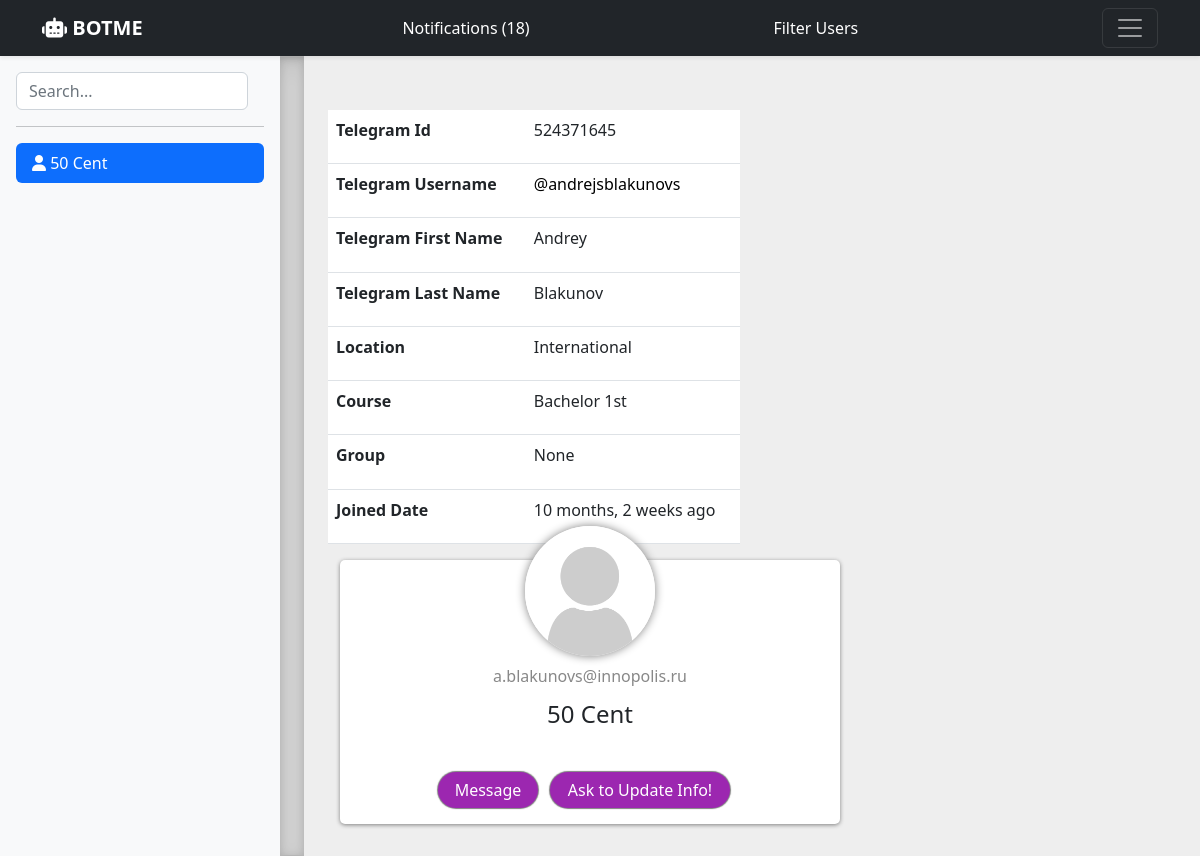
/profile/6 (signed in), run on the app's committed database.
### contact/models.py (models this page shows, shortened)
class User(AbstractBaseUser, PermissionsMixin):
    Bs_1 = 'Bachelor 1st'
    Bs_2 = 'Bachelor 2nd'
    Bs_3 = 'Bachelor 3rd'
    Bs_4 = 'Bachelor 4th'
    Ms_1 = 'Master 1st'
    Ms_2 = 'Master 2nd'
    Phd = 'Phd'
    CHOICES = (
        (Bs_1, 'Bachelor 1st'),
        (Bs_2, 'Bachelor 2nd'),
        (Bs_3, 'Bachelor 3rd'),
        (Bs_4, 'Bachelor 4th'),
        (Ms_1, 'Master 1st'),
        (Ms_2, 'Master 2nd'),
        (Phd, 'Phd')
    )
    INTERNATIONAL = "International"
    CIS = "CIS"
    RUSSIAN = "Russian"
    LOCATIONS = (
        (INTERNATIONAL, 'International'),
        (CIS, "CIS"),
        (RUSSIAN, "Russian")
    )
    username = models.CharField(max_length=50, unique=True)
    telegram_username = models.CharField(max_length=250, null=True, blank=True)
    email = models.EmailField(max_length=250, unique=True, null=True, blank=True)
    inno_email = models.EmailField(max_length=250, unique=True, null=True, blank=True)
    first_name = models.CharField(max_length=30, blank=True, null=True)
    last_name = models.CharField(max_length=30, blank=True, null=True)
    telegram_first_name = models.CharField(max_length=30, blank=True, null=True)
    telegram_last_name = models.CharField(max_length=30, blank=True, null=True)
    is_active = models.BooleanField(default=True)
    is_staff = models.BooleanField(default=False)
    is_superuser = models.BooleanField(default=False)
    date_joined = models.DateTimeField(default=timezone.now)
    receive_notification = models.BooleanField(default=True)
    course = models.CharField(max_length=20, choices=CHOICES, null=True, blank=True)
    group = models.CharField(max_length=20, null=True, blank=True)
    location = models.CharField(max_length=50, choices=LOCATIONS, null=True, blank=True)
    objects = UserManager()
    USERNAME_FIELD = 'username'

### contact/views.py (the view)
# urls.py: path('profile/<int:user_id>', views.profile, name='profile'),
@login_required
def profile(request, user_id):
    cur_user = User.objects.get(id=user_id)
    Notification.objects.filter(created_by=cur_user).filter(is_read=False).filter(notification_type='new_join').update(is_read=True)
    return render(request, 'profile.html', {"cur_user": cur_user})

### contact/context_processors.py (called while the page is built)
def notifications(request):
    all_notifications = Notification.objects.filter(is_read=False)
    message_notifications = all_notifications.filter(notification_type="message")
    new_join_notifications = all_notifications.filter(notification_type="new_join")
    return {'notifications': all_notifications, 'message_notifications': message_notifications, 'new_join_notifications': new_join_notifications}

def users(request):
    users = User.objects.all().exclude(is_superuser=True)
    return {'users': users}

### contact/templates/profile.html (shortened to what this page needs)
{% extends 'base.html' %}
{% load static %}
{% load humanize %}
{% block content %}
<div class="container m-4 ">
  <div class="row info-msg">
    <div class="msg-info" id="info-message"></div>
  </div>
  <div class="profile_container">
    <div class="row user_info_table">
      <table id="example" class="table">
        <tbody>
            <tr>
              <td><strong>Telegram Id</strong></td>
              <td>{{cur_user.username}}</td>
            </tr>
            <tr>
              <td><strong>Telegram Username</strong></td>
              <td><a href="https://t.me/{{cur_user.telegram_username}}" target="_blank" class="alias">@{{cur_user.telegram_username}}</a></td>
            </tr>
            <tr>
              <td><strong>Telegram First Name</strong></td>
              <td>{{cur_user.telegram_first_name}}</td>
            </tr>
            <tr>
              <td><strong>Telegram Last Name</strong></td>
              <td>{{cur_user.telegram_last_name}}</td>
            </tr>
            <tr>
              <td><strong>Location</strong></td>
              <td>{{cur_user.location}}</td>
            </tr>
            <tr>
              <td><strong>Course</strong></td>
              <td>{{cur_user.course}}</td>
            </tr>
            <tr>
              <td><strong>Group</strong></td>
              <td>{{cur_user.group}}</td>
            </tr>
            <tr>
              <td><strong>Joined Date</strong></td>
              <td>{{cur_user.date_joined|naturaltime}}</td>
            </tr>
        </tbody>
      </table>
    </div>
    <div class="main_info">
      <div class="card-avatar">
            <img class="img" src="../../static/img/empty.png" alt="avatar">
      </div>
      <div class="inno_email">{{cur_user.inno_email}}</div>
      <div class="personal_info">{{cur_user.first_name}} {{cur_user.last_name}}</div>
      <div class="row buttons_row">
        <div class="msg_btn">
          <a href="{% url 'conversation' cur_user.id %}" >Message</a>
        </div>
        <div class=" request_info">
          <button class="request_info_btn" onclick="requestButton()">Ask to Update Info!</button>
        </div>
      </div>
    </div>
  </div>
</div>
{% endblock %}

### contact/templates/base.html (shortened to what this page needs)
{% load static %}
<!doctype html>
<html lang="en">
  <head>
    <link rel="stylesheet" type="text/css" href="{% static 'css/bootstrap.min.css' %}">
    <link rel="stylesheet" href="https://cdnjs.cloudflare.com/ajax/libs/font-awesome/6.2.0/css/all.css">
    <link rel="stylesheet" type="text/css" href="{% static 'css/style.css' %}">
  </head>
  <body>
<header>
  <div class="navbar navbar-dark bg-dark shadow-sm">
    <div class="container header_container">
      <a href="/" class="navbar-brand d-flex align-items-center">
        <strong><i class="fa-solid fa-robot"></i> BOTME</strong>
      </a>
      {% if request.user.is_authenticated %}
        <a href="{% url 'home' %}" class="navbar-item">Notifications ({{ notifications.count }})</a>
        <a href="{% url 'filter_users' %}" class="navbar-item">Filter Users</a>
      {% endif %}
      <button class="navbar-toggler" type="button" data-bs-toggle="collapse" data-bs-target="#navbarHeader" aria-controls="navbarHeader" aria-expanded="false" aria-label="Toggle navigation">
        <span class="navbar-toggler-icon"></span>
      </button>
    </div>
  </div>
</header>
<main class="d-flex flex-nowrap">
  <div class="d-flex flex-column flex-shrink-0 p-3 bg-light" style="width: 280px;">
    <form id="search-form" class="col-12 col-lg-auto mb-3 mb-lg-0 me-lg-3" role="search" onsubmit="return false;" autocomplete="off">
      <input type="search" class="form-control" id="search-input"  placeholder="Search..." aria-label="Search">
    </form>
    <hr>
    <ul class="nav nav-pills flex-column mb-auto">
      {% if cur_user %}
        <li>
          <a href="{% url 'profile' cur_user.id %}" class="nav-link active">
            <i class="fa-solid fa-user"></i>
            {{ cur_user.first_name }} {{cur_user.last_name }}
          </a>
        </li>
      {% endif %}
      <div id="results-box" style="overflow-y: auto; height: 650px;">
      </div>
    </ul>
  </div>
  <div class="b-example-divider b-example-vr"></div>
{% block content %}
{% endblock %}
</main>
  </body>
</html>

### static/css/style.css (style rules this page uses)
body { min-height: 100vh; min-height: 100%; }
html { height: 100%; }
main { height:max-content; overflow-x: auto; overflow-y: hidden; background-color: #eeeeee; }
a { text-decoration: none; color: #fff; }
.b-example-divider { height: 3rem; background-color: rgba(0, 0, 0, .1); border: solid rgba(0, 0, 0, .15); border-width: 1px 0; box-shadow: inset 0 .5em 1.5em rgba(0, 0, 0, .1), inset 0 .125em .5em rgba(0, 0, 0, .15); }
.b-example-vr { flex-shrink: 0; width: 1.5rem; height: 100vh; }
.buttons_row { width: auto; display: flex; }
.request_info_btn { border: none; padding: 6px; border-radius: 25px; background-color: #9c27b0; color: #fff; width: 180px; box-shadow: 0px 0px 1px 1px gray; }
.msg_btn { text-decoration: none; border: none; padding: 6px; border-radius: 25px; background-color: #9c27b0; color: #fff; width: 100px; box-shadow: 0px 0px 1px 1px gray; text-align: center; }
.alias { color: #000; }
.user_info_table { width: 50%; height: 450px; }
.main_info { padding: 16px; width: 500px; background-color: #fff; border-radius: 5px; box-shadow: 0 1px 4px 0 gray; flex-direction: column; display: flex; justify-content: center; align-items: center; flex-wrap: wrap; gap: 8px; }
.profile_container { padding-top: 20px; align-items: flex-start; justify-content: space-between; display: flex; flex-wrap: wrap; }
.personal_info { margin-bottom: 32px; font-size: 24px; }
.inno_email { color: #888; }
.request_info { width: auto; }
.info-msg { width: 100%; justify-self: center; height: 10px; }
.table { background-color: #fff; }
.card-avatar { max-width: 130px; max-height: 130px; margin: -50px auto 0; }
.img { width: 100%; height: auto; border-radius: 50%; box-shadow: 0 0 10px 0 gray; }

### data on the page
User: first_name "50", last_name "Cent", username "524371645", telegram_username "andrejsblakunovs", telegram_first_name "Andrey", telegram_last_name "Blakunov", location "International", course "Bachelor 1st", group "None", date_joined "10 months, 2 weeks ago", inno_email "a.blakunovs@innopolis.ru"

### other printed values
{{ notifications.count }} "18"
